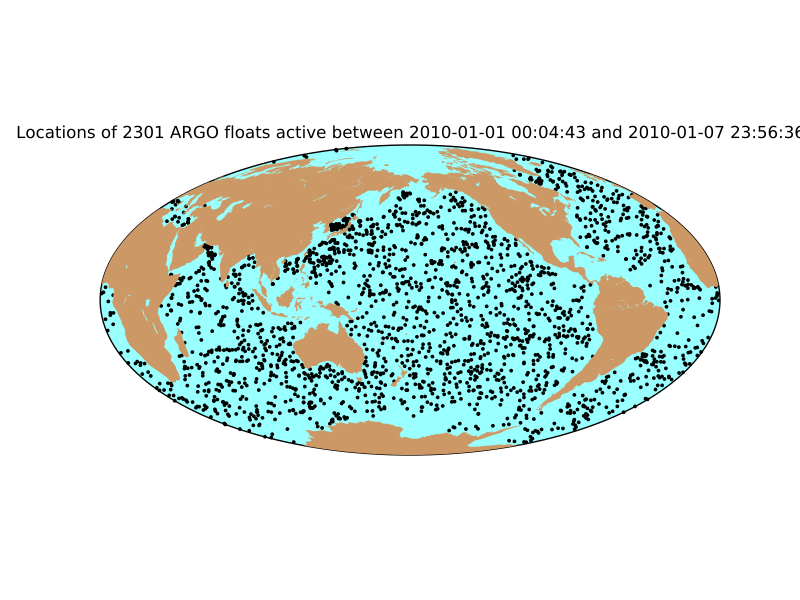

Recreate this plot in Python.
from netCDF4 import Dataset, num2date
import time, calendar, datetime, numpy
from mpl_toolkits.basemap import Basemap
import matplotlib.pyplot as plt
# data downloaded from
# http://coastwatch.pfeg.noaa.gov/erddap/tabledap/apdrcArgoAll.html via
# http://coastwatch.pfeg.noaa.gov/erddap/tabledap/apdrcArgoAll.nc?longitude,latitude,time&longitude>=0&longitude<=360&latitude>=-90&latitude<=90&time>=2010-01-01&time<=2010-01-08&distinct()
dset = Dataset('apdrcArgoAll_af28_ee2b_1d10.nc')
lats = dset.variables['latitude'][:]
lons = dset.variables['longitude'][:]
time = dset.variables['time']
times = time[:]
t1 = times.min(); t2 = times.max()
date1 = num2date(t1, units=time.units)
date2 = num2date(t2, units=time.units)
# draw map with markers for float locations
m = Basemap(projection='hammer',lon_0=180)
x, y = m(lons,lats)
m.drawmapboundary(fill_color='#99ffff')
m.fillcontinents(color='#cc9966',lake_color='#99ffff')
m.scatter(x,y,3,marker='o',color='k')
plt.title('Locations of %s ARGO floats active between %s and %s' %\
        (len(lats),date1,date2),fontsize=12)
plt.show()
